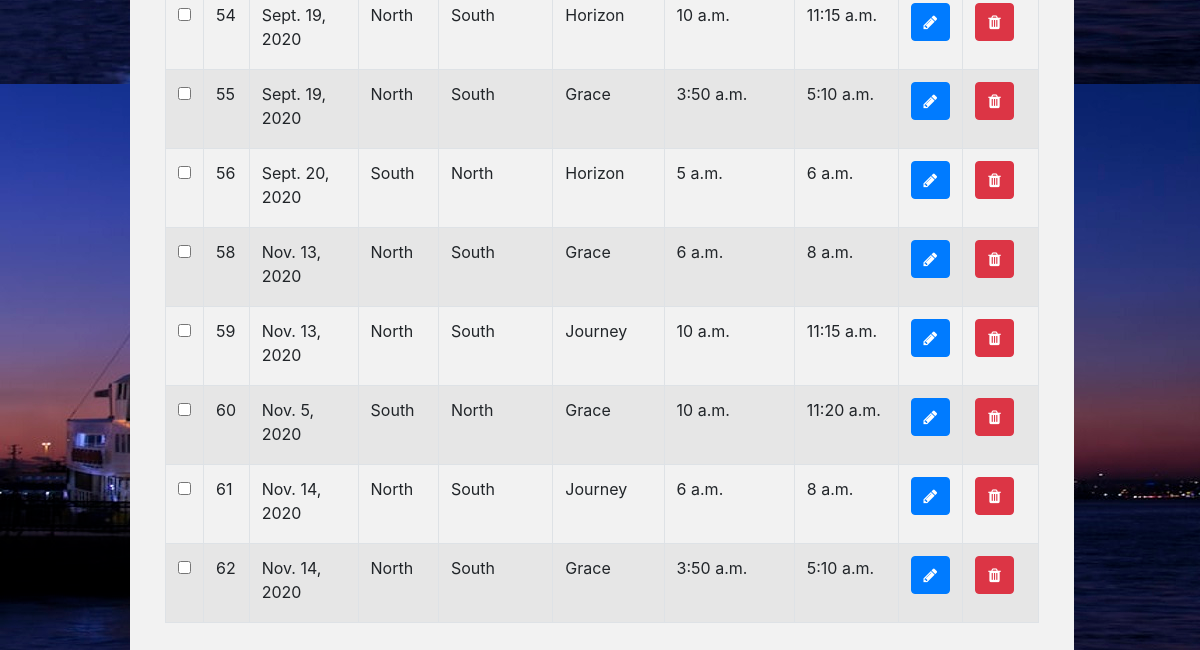
/leg_dashboard/ (lower part), run on an earlier commit of the app's database.
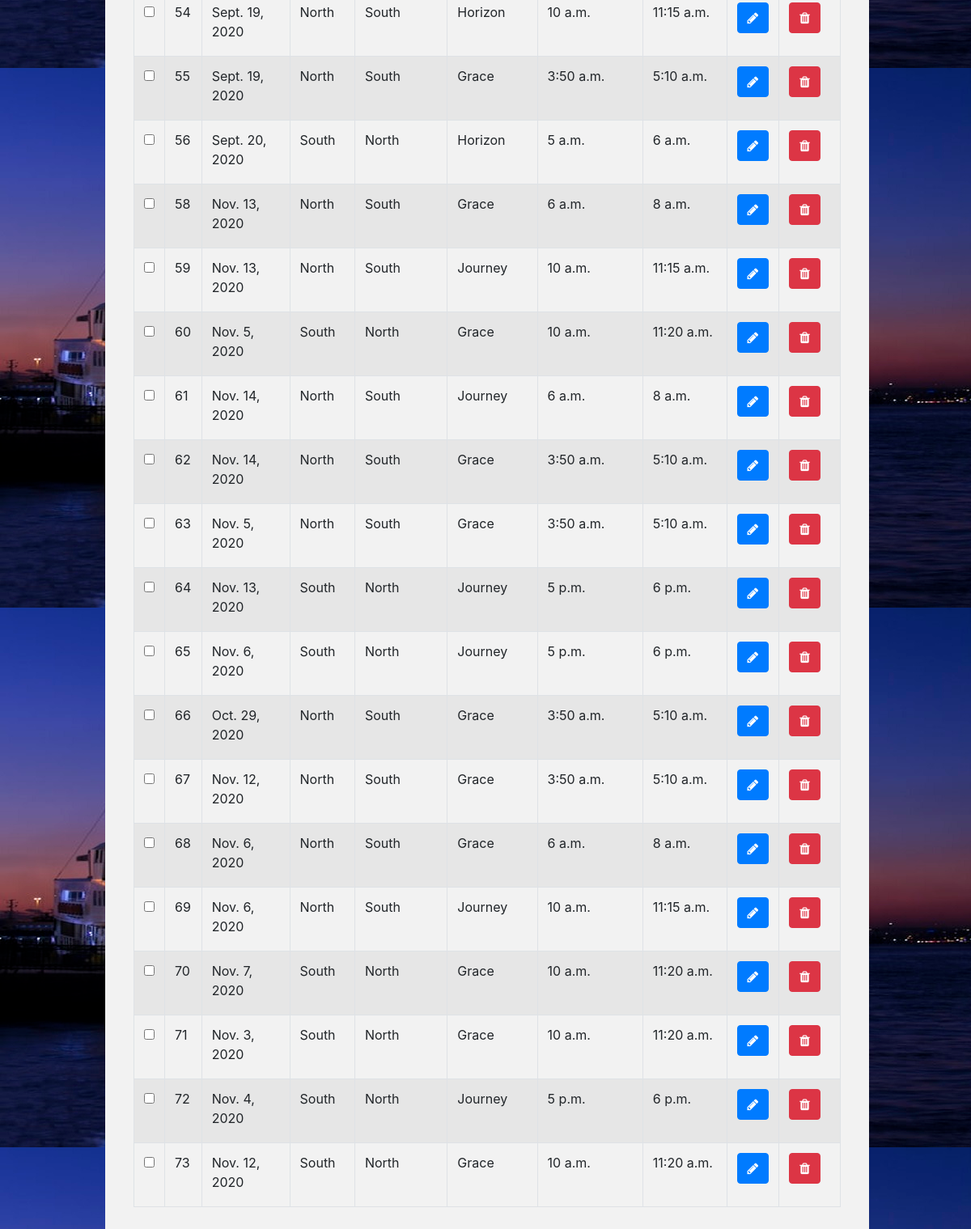
And on a later commit of the database.
### leg/models.py (models this page shows)
class Leg(models.Model):
    date = models.DateField()
    day = models.CharField(max_length=20, null=True)
    run_id = models.PositiveSmallIntegerField()
    source = models.CharField(max_length=20, null=True)
    destination = models.CharField(max_length=20, null=True)
    vessel_name = models.CharField(max_length=20, null=True)
    departure_time = models.TimeField(null=True)
    arrival_time = models.TimeField(null=True)
    PASS = models.DecimalField(null=True, max_digits=10, decimal_places=2)
    PARS = models.DecimalField(null=True, max_digits=10, decimal_places=2)
    PCSS = models.DecimalField(null=True, max_digits=10, decimal_places=2)
    PCRS = models.DecimalField(null=True, max_digits=10, decimal_places=2)
    max_seats = models.PositiveIntegerField(null=True)
    sold_seats = models.PositiveIntegerField(null=True)
    available_seats = models.PositiveIntegerField(null=True)
    cancelled_status =models.BooleanField(default=False,null=True)

### leg/views.py (the view)
# urls.py: path('leg_dashboard/',get_leg,name='leg_dashboard'),
def get_leg(request):
    all_legs = Leg.objects.all()
    return render(request,"leg_dashboard.html",{'all_legs':all_legs})

### templates/leg_dashboard.html (shortened to what this page needs)
{% extends 'admin_base.html'%}
{% block content %}
<body>
<div class="form" >
    <div class='container'>
        <div class='row'>
        <div class="col-md-12">
       <br>
        <div class="table-responsive">
            <table id="bootstrapdatatable" class="table table-striped table-bordered" width="100%">
                 <tbody>
                     {% for leg in all_legs %}
                     <tr>
                        <td><input type="checkbox" class="checkthis" /></td>
                        <td>{{ leg.id }}</td>
                        <td>{{ leg.date }}</td>
                        <td>{{ leg.source }}</td>
                        <td>{{ leg.destination }}</td>
                        <td>{{ leg.vessel_name }}</td>
                        <td>{{ leg.departure_time }}</td>
                        <td>{{ leg.arrival_time }}</td>
                        <td><p data-placement="top" data-toggle="tooltip" title="Edit"><a href="/edit_leg/{{ leg.id }}" class="btn btn-primary btn-xs" data-title="Edit" ><span><i class="fa fa-pencil" aria-hidden="true"></span></i></a></p></td>
                        <td><p data-placement="top" data-toggle="tooltip" title="Edit"><a href="/delete_leg/{{ leg.id }}" class="btn btn-danger btn-xs" data-title="Delete" ><span><i class="fa fa-trash" aria-hidden="true"></span></i></a></p></td>
                    </tr>
                     {% endfor %}
                 </tbody>
            </table>
        </div>
    </div>
</div>
</body>
{% endblock %}

What changed in the data, as far as the page shows it:
added Leg: id "63", date "Nov. 5, 2020", source "North", destination "South", vessel_name "Grace", departure_time "3:50 a.m.", arrival_time "5:10 a.m."
added Leg: id "64", date "Nov. 13, 2020", source "South", destination "North", vessel_name "Journey", departure_time "5 p.m.", arrival_time "6 p.m."
added Leg: id "65", date "Nov. 6, 2020", source "South", destination "North", vessel_name "Journey", departure_time "5 p.m.", arrival_time "6 p.m."
added Leg: id "66", date "Oct. 29, 2020", source "North", destination "South", vessel_name "Grace", departure_time "3:50 a.m.", arrival_time "5:10 a.m."
added Leg: id "67", date "Nov. 12, 2020", source "North", destination "South", vessel_name "Grace", departure_time "3:50 a.m.", arrival_time "5:10 a.m."
added Leg: id "68", date "Nov. 6, 2020", source "North", destination "South", vessel_name "Grace", departure_time "6 a.m.", arrival_time "8 a.m."
added Leg: id "69", date "Nov. 6, 2020", source "North", destination "South", vessel_name "Journey", departure_time "10 a.m.", arrival_time "11:15 a.m."
added Leg: id "70", date "Nov. 7, 2020", source "South", destination "North", vessel_name "Grace", departure_time "10 a.m.", arrival_time "11:20 a.m."
added Leg: id "71", date "Nov. 3, 2020", source "South", destination "North", vessel_name "Grace", departure_time "10 a.m.", arrival_time "11:20 a.m."
added Leg: id "72", date "Nov. 4, 2020", source "South", destination "North", vessel_name "Journey", departure_time "5 p.m.", arrival_time "6 p.m."
added Leg: id "73", date "Nov. 12, 2020", source "South", destination "North", vessel_name "Grace", departure_time "10 a.m.", arrival_time "11:20 a.m."
